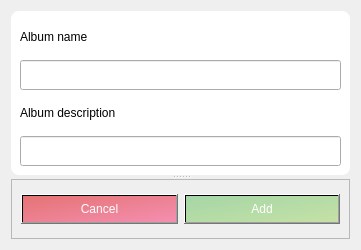
<?xml version="1.0" encoding="UTF-8"?>
<ui version="4.0">
 <class>CreateAlbumDialog</class>
 <widget class="QDialog" name="CreateAlbumDialog">
  <property name="geometry">
   <rect>
    <x>0</x>
    <y>0</y>
    <width>361</width>
    <height>250</height>
   </rect>
  </property>
  <property name="windowTitle">
   <string> Create an album</string>
  </property>
  <property name="styleSheet">
   <string notr="true">#validateButton {
	background: qlineargradient(x1: 0, y1: 0, x2: 1, y2: 1, stop: 0 #A5D6A7, stop: 1 #C5E1A5);
	color: #fff;
}

#cancelButton {
	background: qlineargradient(x1: 0, y1: 0, x2: 1, y2: 1, stop: 0 #E57373, stop: 1 #F48FB1);
	color: #fff;
}

#inputFrame {
	background: #fff;
	border-radius: 8px;
}


QMessageBox QPushButton {
	background: #fff;
	max-height: 35px;
	max-width: 40px;
	min-width: 30px;
	border-radius: 7px;
	border: 2px solid white;
	padding: 5px;
	color : black;
	font: 400 13pt &quot;Segoe UI&quot;;
}

QPushButton:hover {
	background: rgba(255, 255, 255, 0.3);
	border: 4px solid #fff;
}</string>
  </property>
  <layout class="QVBoxLayout" name="verticalLayout">
   <item>
    <widget class="QSplitter" name="splitter_4">
     <property name="orientation">
      <enum>Qt::Vertical</enum>
     </property>
     <widget class="QSplitter" name="splitter_2">
      <property name="orientation">
       <enum>Qt::Vertical</enum>
      </property>
      <widget class="QSplitter" name="splitter_3">
       <property name="orientation">
        <enum>Qt::Vertical</enum>
       </property>
       <widget class="QFrame" name="inputFrame">
        <property name="sizePolicy">
         <sizepolicy hsizetype="Minimum" vsizetype="Minimum">
          <horstretch>0</horstretch>
          <verstretch>0</verstretch>
         </sizepolicy>
        </property>
        <property name="frameShape">
         <enum>QFrame::StyledPanel</enum>
        </property>
        <property name="frameShadow">
         <enum>QFrame::Raised</enum>
        </property>
        <layout class="QVBoxLayout" name="verticalLayout_2">
         <item>
          <widget class="QLabel" name="label_7">
           <property name="text">
            <string>Album name</string>
           </property>
          </widget>
         </item>
         <item>
          <widget class="QLineEdit" name="albumNameEdit">
           <property name="minimumSize">
            <size>
             <width>0</width>
             <height>30</height>
            </size>
           </property>
          </widget>
         </item>
         <item>
          <widget class="QLabel" name="label_6">
           <property name="sizePolicy">
            <sizepolicy hsizetype="Preferred" vsizetype="Preferred">
             <horstretch>0</horstretch>
             <verstretch>0</verstretch>
            </sizepolicy>
           </property>
           <property name="text">
            <string>Album description</string>
           </property>
          </widget>
         </item>
         <item>
          <widget class="QLineEdit" name="descNameEdit">
           <property name="minimumSize">
            <size>
             <width>0</width>
             <height>30</height>
            </size>
           </property>
          </widget>
         </item>
        </layout>
       </widget>
      </widget>
     </widget>
     <widget class="QSplitter" name="splitter">
      <property name="enabled">
       <bool>true</bool>
      </property>
      <property name="orientation">
       <enum>Qt::Horizontal</enum>
      </property>
      <widget class="QFrame" name="frame_3">
       <property name="sizePolicy">
        <sizepolicy hsizetype="Minimum" vsizetype="Minimum">
         <horstretch>0</horstretch>
         <verstretch>0</verstretch>
        </sizepolicy>
       </property>
       <property name="maximumSize">
        <size>
         <width>16777215</width>
         <height>60</height>
        </size>
       </property>
       <property name="frameShape">
        <enum>QFrame::StyledPanel</enum>
       </property>
       <property name="frameShadow">
        <enum>QFrame::Raised</enum>
       </property>
       <layout class="QHBoxLayout" name="horizontalLayout_2">
        <item>
         <widget class="QPushButton" name="cancelButton">
          <property name="enabled">
           <bool>true</bool>
          </property>
          <property name="minimumSize">
           <size>
            <width>0</width>
            <height>30</height>
           </size>
          </property>
          <property name="maximumSize">
           <size>
            <width>16777215</width>
            <height>16777215</height>
           </size>
          </property>
          <property name="cursor">
           <cursorShape>PointingHandCursor</cursorShape>
          </property>
          <property name="text">
           <string>Cancel</string>
          </property>
         </widget>
        </item>
        <item>
         <widget class="QPushButton" name="validateButton">
          <property name="enabled">
           <bool>true</bool>
          </property>
          <property name="minimumSize">
           <size>
            <width>0</width>
            <height>30</height>
           </size>
          </property>
          <property name="maximumSize">
           <size>
            <width>16777215</width>
            <height>16777215</height>
           </size>
          </property>
          <property name="cursor">
           <cursorShape>PointingHandCursor</cursorShape>
          </property>
          <property name="text">
           <string>Add</string>
          </property>
         </widget>
        </item>
       </layout>
      </widget>
     </widget>
    </widget>
   </item>
  </layout>
 </widget>
 <resources/>
 <connections/>
</ui>
